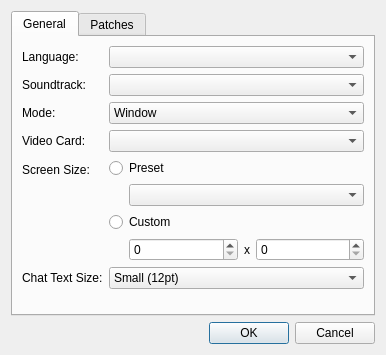
<?xml version="1.0" encoding="UTF-8"?>
<ui version="4.0">
 <class>Options</class>
 <widget class="QWidget" name="Options">
  <property name="geometry">
   <rect>
    <x>0</x>
    <y>0</y>
    <width>386</width>
    <height>355</height>
   </rect>
  </property>
  <property name="windowTitle">
   <string>Shin Megami Tensei IMAGINE - Settings</string>
  </property>
  <layout class="QVBoxLayout" name="verticalLayout_2">
   <item>
    <widget class="QTabWidget" name="tabWidget">
     <property name="currentIndex">
      <number>0</number>
     </property>
     <widget class="QWidget" name="generalTab">
      <attribute name="title">
       <string>General</string>
      </attribute>
      <layout class="QVBoxLayout" name="verticalLayout_3">
       <item>
        <layout class="QFormLayout" name="formLayout">
         <item row="2" column="0">
          <widget class="QLabel" name="modeLabel">
           <property name="text">
            <string>Mode:</string>
           </property>
          </widget>
         </item>
         <item row="2" column="1">
          <widget class="QComboBox" name="modeCombo">
           <item>
            <property name="text">
             <string>Window</string>
            </property>
           </item>
           <item>
            <property name="text">
             <string>Full Screen</string>
            </property>
           </item>
          </widget>
         </item>
         <item row="3" column="0">
          <widget class="QLabel" name="videoCardLabel">
           <property name="text">
            <string>Video Card:</string>
           </property>
          </widget>
         </item>
         <item row="3" column="1">
          <widget class="QComboBox" name="videoCardCombo"/>
         </item>
         <item row="4" column="0">
          <widget class="QLabel" name="screenSizeLabel">
           <property name="text">
            <string>Screen Size:</string>
           </property>
          </widget>
         </item>
         <item row="5" column="0">
          <widget class="QLabel" name="chatTextSizeLabel">
           <property name="text">
            <string>Chat Text Size:</string>
           </property>
          </widget>
         </item>
         <item row="4" column="1">
          <layout class="QVBoxLayout" name="verticalLayout">
           <item>
            <widget class="QRadioButton" name="screenPreset">
             <property name="text">
              <string>Preset</string>
             </property>
            </widget>
           </item>
           <item>
            <layout class="QHBoxLayout" name="horizontalLayout">
             <item>
              <spacer name="horizontalSpacer">
               <property name="orientation">
                <enum>Qt::Horizontal</enum>
               </property>
               <property name="sizeType">
                <enum>QSizePolicy::Fixed</enum>
               </property>
               <property name="sizeHint" stdset="0">
                <size>
                 <width>20</width>
                 <height>10</height>
                </size>
               </property>
              </spacer>
             </item>
             <item>
              <widget class="QComboBox" name="screenSizeCombo"/>
             </item>
            </layout>
           </item>
           <item>
            <widget class="QRadioButton" name="screenCustom">
             <property name="text">
              <string>Custom</string>
             </property>
            </widget>
           </item>
           <item>
            <layout class="QHBoxLayout" name="horizontalLayout_2">
             <item>
              <spacer name="horizontalSpacer_2">
               <property name="orientation">
                <enum>Qt::Horizontal</enum>
               </property>
               <property name="sizeType">
                <enum>QSizePolicy::Fixed</enum>
               </property>
               <property name="sizeHint" stdset="0">
                <size>
                 <width>20</width>
                 <height>10</height>
                </size>
               </property>
              </spacer>
             </item>
             <item>
              <widget class="QSpinBox" name="screenX">
               <property name="sizePolicy">
                <sizepolicy hsizetype="Expanding" vsizetype="Fixed">
                 <horstretch>0</horstretch>
                 <verstretch>0</verstretch>
                </sizepolicy>
               </property>
               <property name="maximum">
                <number>4096</number>
               </property>
              </widget>
             </item>
             <item>
              <widget class="QLabel" name="screenByLabel">
               <property name="text">
                <string>x</string>
               </property>
              </widget>
             </item>
             <item>
              <widget class="QSpinBox" name="screenY">
               <property name="sizePolicy">
                <sizepolicy hsizetype="Expanding" vsizetype="Fixed">
                 <horstretch>0</horstretch>
                 <verstretch>0</verstretch>
                </sizepolicy>
               </property>
               <property name="maximum">
                <number>4096</number>
               </property>
              </widget>
             </item>
            </layout>
           </item>
          </layout>
         </item>
         <item row="5" column="1">
          <widget class="QComboBox" name="chatTextCombo">
           <item>
            <property name="text">
             <string>Small (12pt)</string>
            </property>
           </item>
           <item>
            <property name="text">
             <string>Medium (14pt)</string>
            </property>
           </item>
           <item>
            <property name="text">
             <string>Large (16pt)</string>
            </property>
           </item>
           <item>
            <property name="text">
             <string>Small (12pt no antialiasing)</string>
            </property>
           </item>
           <item>
            <property name="text">
             <string>Medium (14pt no antialiasing)</string>
            </property>
           </item>
           <item>
            <property name="text">
             <string>Large (16pt no antialiasing)</string>
            </property>
           </item>
          </widget>
         </item>
         <item row="0" column="0">
          <widget class="QLabel" name="langLabel">
           <property name="text">
            <string>Language:</string>
           </property>
          </widget>
         </item>
         <item row="0" column="1">
          <widget class="QComboBox" name="langCombo"/>
         </item>
         <item row="1" column="0">
          <widget class="QLabel" name="soundtrackLabel">
           <property name="text">
            <string>Soundtrack:</string>
           </property>
          </widget>
         </item>
         <item row="1" column="1">
          <widget class="QComboBox" name="soundtrackList"/>
         </item>
         <item row="6" column="1">
          <spacer name="verticalSpacer">
           <property name="orientation">
            <enum>Qt::Vertical</enum>
           </property>
           <property name="sizeType">
            <enum>QSizePolicy::MinimumExpanding</enum>
           </property>
           <property name="sizeHint" stdset="0">
            <size>
             <width>20</width>
             <height>3</height>
            </size>
           </property>
          </spacer>
         </item>
        </layout>
       </item>
      </layout>
     </widget>
     <widget class="QWidget" name="patchesTab">
      <attribute name="title">
       <string>Patches</string>
      </attribute>
      <layout class="QVBoxLayout" name="verticalLayout_4">
       <item>
        <widget class="QScrollArea" name="scrollArea">
         <property name="widgetResizable">
          <bool>true</bool>
         </property>
         <widget class="QWidget" name="scrollAreaWidgetContents">
          <property name="geometry">
           <rect>
            <x>0</x>
            <y>0</y>
            <width>325</width>
            <height>432</height>
           </rect>
          </property>
          <layout class="QVBoxLayout" name="verticalLayout_5">
           <item>
            <widget class="QCheckBox" name="patchTranslation">
             <property name="toolTip">
              <string>Apply translations from the translation.xml file.</string>
             </property>
             <property name="text">
              <string>Client Translation</string>
             </property>
            </widget>
           </item>
           <item>
            <widget class="QCheckBox" name="patchLocale">
             <property name="toolTip">
              <string>Set the locale used by the client. This can be used in place of AppLocale / Local Emulator.</string>
             </property>
             <property name="text">
              <string>Apply Locale Settings</string>
             </property>
            </widget>
           </item>
           <item>
            <widget class="QCheckBox" name="patchInfiniteZoom">
             <property name="toolTip">
              <string>Removes the maximum zoom restriction. Careful, zooming too far out may crash the client!</string>
             </property>
             <property name="text">
              <string>Infinite Zoom</string>
             </property>
            </widget>
           </item>
           <item>
            <widget class="QCheckBox" name="patchAccountDump">
             <property name="toolTip">
              <string>Automatically dump a backup of your account when logging in with a character. For large accounts this may fail. In that case, use the test client to backup your character instead.</string>
             </property>
             <property name="text">
              <string>Enable Account Dump</string>
             </property>
            </widget>
           </item>
           <item>
            <widget class="QCheckBox" name="patchUpdaterCheck">
             <property name="toolTip">
              <string>Check that the client was started through the updater. Useful to make sure players are up-to-date.</string>
             </property>
             <property name="text">
              <string>Updater Check</string>
             </property>
            </widget>
           </item>
           <item>
            <widget class="QCheckBox" name="patchChatTimestampFirst">
             <property name="toolTip">
              <string>Display the timestamp for chats at the beginning of the line instead of at the end.</string>
             </property>
             <property name="text">
              <string>Chat Timestamp First</string>
             </property>
            </widget>
           </item>
           <item>
            <widget class="QCheckBox" name="patchExtendedBuffTimerDisplay">
             <property name="toolTip">
              <string>Extends buff timer tooltips that show a clock to display seconds.</string>
             </property>
             <property name="text">
              <string>Extended Buff Timer Display</string>
             </property>
            </widget>
           </item>
           <item>
            <widget class="QCheckBox" name="patchExtendedEXPDisplay">
             <property name="toolTip">
              <string>Corrects the experience points messages for large amounts of experience point gain.</string>
             </property>
             <property name="text">
              <string>Experience Points Message Fix</string>
             </property>
            </widget>
           </item>
           <item>
            <widget class="QCheckBox" name="patchKillCounterSpacing">
             <property name="toolTip">
              <string>Places spacing between a demon's title and its name in various kill counters for easier readability in certain languages. Disable if using a language that does not require such spacing.</string>
             </property>
             <property name="text">
              <string>Kill Counter Spacing Fix</string>
             </property>
            </widget>
           </item>
           <item>
            <widget class="QCheckBox" name="patchLobbyIME">
             <property name="toolTip">
              <string>Prevent the input method from being switched to Japanese during character creation (if you have the IME installed).</string>
             </property>
             <property name="text">
              <string>Prevent Input Method Switching</string>
             </property>
            </widget>
           </item>
           <item>
            <widget class="QCheckBox" name="patchCustomPackets">
             <property name="enabled">
              <bool>false</bool>
             </property>
             <property name="toolTip">
              <string>Allows other patches to send and receive custom packets. Required to enforce client patch settings server-side.</string>
             </property>
             <property name="text">
              <string>Custom Packets</string>
             </property>
            </widget>
           </item>
           <item>
            <widget class="QCheckBox" name="patchPackFile">
             <property name="enabled">
              <bool>false</bool>
             </property>
             <property name="toolTip">
              <string>Allow files to be read from packs (archives) in addition to the client directory using a layered filesystem.</string>
             </property>
             <property name="text">
              <string>Packed File I/O</string>
             </property>
            </widget>
           </item>
           <item>
            <widget class="QCheckBox" name="patchSoundtrack">
             <property name="enabled">
              <bool>false</bool>
             </property>
             <property name="toolTip">
              <string>Disable the ability to load a different CSoundData file. Instead of disabling this patch, set the soundtrack to &quot;Original&quot;.</string>
             </property>
             <property name="text">
              <string>Soundtrack Selection</string>
             </property>
            </widget>
           </item>
           <item>
            <widget class="QCheckBox" name="patchChannelTransfer">
             <property name="enabled">
              <bool>false</bool>
             </property>
             <property name="toolTip">
              <string>Restore the channel transfer dialog to the UI. This was used to switch between channels back in the day.</string>
             </property>
             <property name="text">
              <string>Restore Channel Transfer UI</string>
             </property>
            </widget>
           </item>
           <item>
            <widget class="QCheckBox" name="patchCharacterNameCheck">
             <property name="enabled">
              <bool>false</bool>
             </property>
             <property name="toolTip">
              <string>Disable the checks for valid character names during character creation. This allows players to type non-Japanese character names.</string>
             </property>
             <property name="text">
              <string>Disable Character Creation Checks</string>
             </property>
            </widget>
           </item>
           <item>
            <widget class="QCheckBox" name="patchBlowfishKey">
             <property name="enabled">
              <bool>false</bool>
             </property>
             <property name="toolTip">
              <string>This replaces the encryption key used for the BinaryData (and a few other things) to match the key used by the COMP_hack tools.</string>
             </property>
             <property name="text">
              <string>Updated Client Encryption Key</string>
             </property>
            </widget>
           </item>
           <item>
            <widget class="QCheckBox" name="patchServerPrime">
             <property name="enabled">
              <bool>false</bool>
             </property>
             <property name="toolTip">
              <string>Updates the public key for the server to the default one used by COMP_hack. This key does not seem to be used by the client.</string>
             </property>
             <property name="text">
              <string>Updated Server Public Key</string>
             </property>
            </widget>
           </item>
           <item>
            <widget class="QCheckBox" name="patchNoWebAuth">
             <property name="enabled">
              <bool>false</bool>
             </property>
             <property name="toolTip">
              <string>This patch will disable the web-based authentication dialog and revert to the classic login method.</string>
             </property>
             <property name="text">
              <string>Disable Web Authentication</string>
             </property>
            </widget>
           </item>
           <item>
            <spacer name="verticalSpacer_2">
             <property name="orientation">
              <enum>Qt::Vertical</enum>
             </property>
             <property name="sizeHint" stdset="0">
              <size>
               <width>20</width>
               <height>230</height>
              </size>
             </property>
            </spacer>
           </item>
          </layout>
         </widget>
        </widget>
       </item>
       <item>
        <widget class="QPushButton" name="breakClientButton">
         <property name="text">
          <string>I want to break my client</string>
         </property>
        </widget>
       </item>
      </layout>
     </widget>
    </widget>
   </item>
   <item>
    <widget class="QDialogButtonBox" name="buttonBox">
     <property name="standardButtons">
      <set>QDialogButtonBox::Cancel|QDialogButtonBox::Ok</set>
     </property>
    </widget>
   </item>
  </layout>
 </widget>
 <resources/>
 <connections>
  <connection>
   <sender>buttonBox</sender>
   <signal>rejected()</signal>
   <receiver>Options</receiver>
   <slot>close()</slot>
   <hints>
    <hint type="sourcelabel">
     <x>117</x>
     <y>184</y>
    </hint>
    <hint type="destinationlabel">
     <x>117</x>
     <y>99</y>
    </hint>
   </hints>
  </connection>
 </connections>
</ui>
